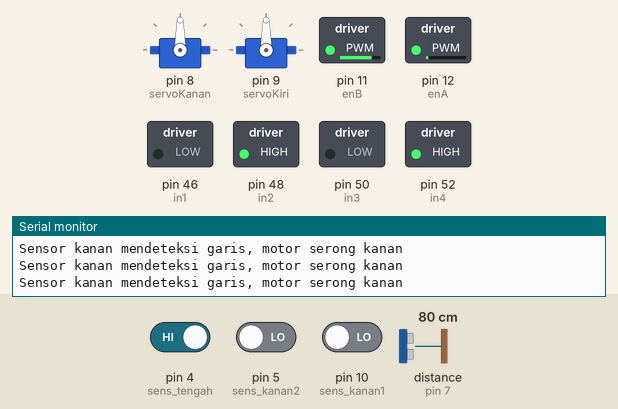
A sketch run on a simulated Arduino Mega 2560, built with avr-gcc and run on an emulated ATmega2560. Parts: 2 × servo, switched loads named in the sketch (green lamp = pin HIGH), the last lines printed to the serial monitor. Wiring (inferred from the names in the program): ultrasonic range finder: trigger pin 6; echo pin 7. The inputs (shaded band) are chosen by the test bench; at power-on: distance to the obstacle (sensor on pin 7) 80 cm, pin 4 (sens_tengah) HIGH, pin 10 (sens_kanan1) LOW, pin 5 (sens_kanan2) LOW. The echo pulse lasts 58.3 µs per cm; pins used as bus, display or sensor lines are not drawn.

Above: at 1.2 s.
1.3 s: distance to the obstacle (sensor on pin 7) set to 17 cm
2.8 s: distance to the obstacle (sensor on pin 7) set to 13 cm
At 4.7 s:
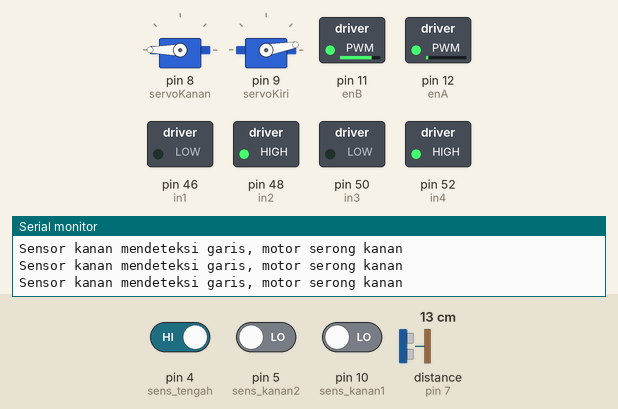
5.8 s: pin 4 (sens_tengah) driven LOW
At 6.3 s:
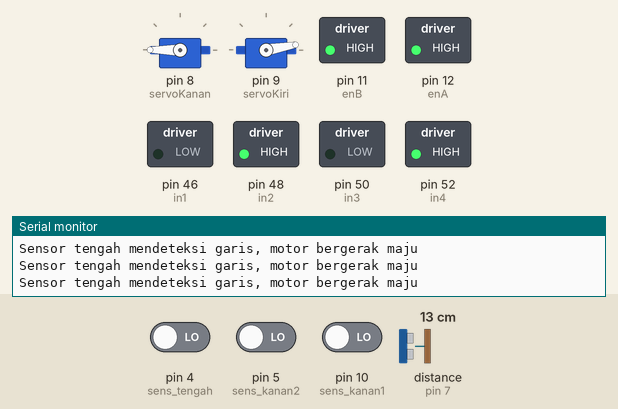
7.3 s: pin 4 (sens_tengah) driven HIGH
At 8.4 s:
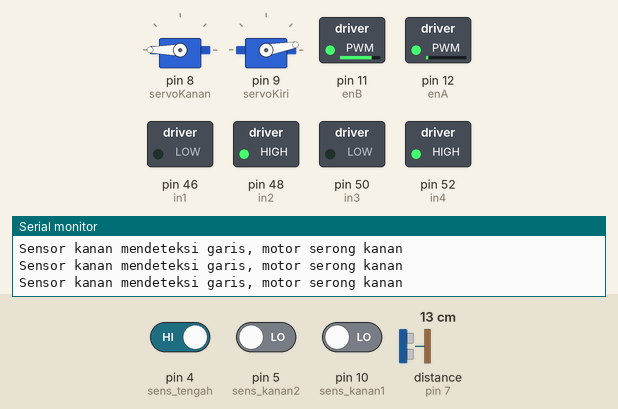
8.8 s: pin 10 (sens_kanan1) driven HIGH
At 9.2 s:
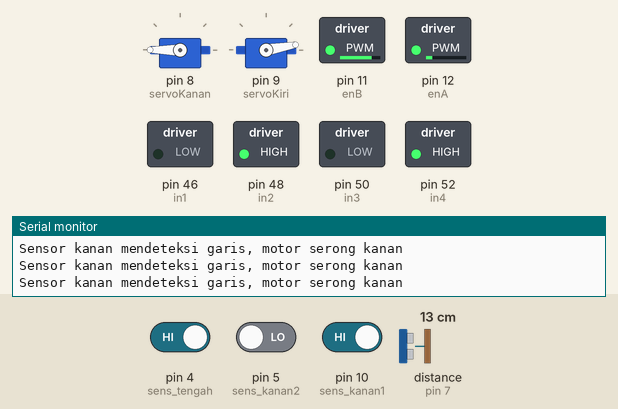
Timing chart, 0 to 11.8 s (numbered marks = the images above; inputs shaded):
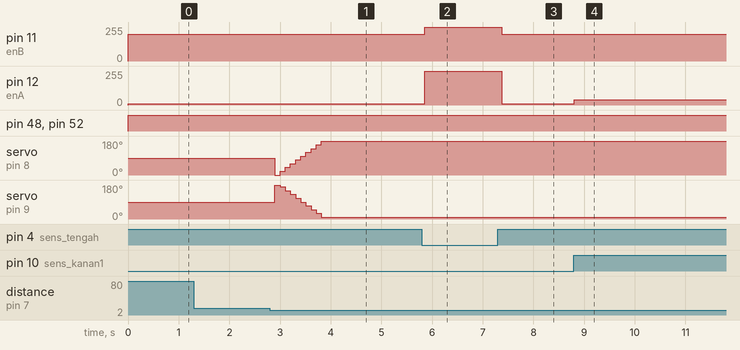

Measured:
- the behaviour switches between 16 and 15 cm on distance to the obstacle (sensor on pin 7) (found by bisection; images 0 and 1)
- after the input at 2.8 s, servo on pin 8 (servoKanan): 90° → 0° after 0.10 s, → 20° 0.10 s later, → 40° 0.10 s later, → 60° 0.10 s later, … (10 changes in this stretch); servo on pin 9 (servoKiri): 90° → 180° after 0.10 s, → 170° 0.10 s later, → 150° 0.10 s later, → 130° 0.10 s later, … (10 changes in this stretch)
- after the input at 5.8 s, pin 11 (enB): 200/255 → 255/255 after 0.05 s; pin 12 (enA): 10/255 → 255/255 after 0.05 s
- after the input at 7.3 s, pin 11 (enB): 255/255 → 200/255 after 0.08 s; pin 12 (enA): 255/255 → 10/255 after 0.08 s
- after the input at 8.8 s, pin 12 (enA): 10/255 → 40/255 at once

The sketch:

robot_coba_servo.ino
```cpp
// PROGRAM FIX
#include <Servo.h>
#include <string.h>

Servo servoKanan;
Servo servoKiri;
// Pin motor pada Arduino
int trigPin = 6;
int echoPin = 7;

int in1 = 46;   // Pin kontrol IN1 motor 1
int in2 = 48;   // Pin kontrol IN2 motor 1
int enA = 12;   // Pin Enable A (PWM) untuk motor 1

int in3 = 50;   // Pin kontrol IN3 motor 2
int in4 = 52;   // Pin kontrol IN4 motor 2
int enB = 11;   // Pin Enable B (PWM) untuk motor 2

// Pin sensor garis
int sens_tengah = 4;  // Sensor tengah
int sens_kanan1 = 10; // Sensor kanan ujung
int sens_kanan2 = 5;  // Sensor kanan sebelum tengah
int sens_kiri2 = 3;   // Sensor kiri setelah tengah
int sens_kiri1 = 2;   // Sensor kiri ujung

long durasi;
float jarak;

unsigned long previousMillis = 0;
const long interval = 20;
int servoSpeed = 1;
int servoClosePos = 10;
int servoOpenPos = 180;

int servo1pos = 0;
int servo2pos = 180;

bool nangkap = false;
bool servoClosing = false;
String lastAction = "stop";

void setup() {
  // Set pin motor sebagai output
  servoKanan.attach(8);
  servoKiri.attach(9);


  pinMode(trigPin, OUTPUT);
  pinMode(echoPin, INPUT);

  pinMode(in1, OUTPUT);
  pinMode(in2, OUTPUT);
  pinMode(enA, OUTPUT);

  pinMode(in3, OUTPUT);
  pinMode(in4, OUTPUT);
  pinMode(enB, OUTPUT);

  // Set pin sensor garis sebagai input
  pinMode(sens_tengah, INPUT);
  pinMode(sens_kanan1, INPUT);
  pinMode(sens_kanan2, INPUT);
  pinMode(sens_kiri2, INPUT);
  pinMode(sens_kiri1, INPUT);

  // Awal motor dalam kondisi mati
  digitalWrite(in1, LOW);
  digitalWrite(in2, LOW);
  digitalWrite(in3, LOW);
  digitalWrite(in4, LOW);

  Serial.begin(9600);  // Memulai komunikasi serial
}

void loop() {
  bacaSensor();
  cekUltrasonik();
  if (nangkap){
    TutupServoPerlahanNonBlocking();
  }
}

void cekUltrasonik() {
  // Mengirim sinyal trigger
  digitalWrite(trigPin, LOW);
  delayMicroseconds(2);
  digitalWrite(trigPin, HIGH);
  delayMicroseconds(10);
  digitalWrite(trigPin, LOW);

  // Mengukur waktu pantulan echo
  durasi = pulseIn(echoPin, HIGH);

  // Menghitung jarak (cm)
  jarak = durasi * 0.034 / 2;

  // Jika jarak objek kurang dari 15 cm, aktifkan servo
  if (jarak < 15 && !nangkap) {
    // bacaSensor();
    // TutupServoPerlahan();  // Menutup servo secara perlahan
    nangkap = true;   // Menandakan servo sedang mencekram
  }
}

void TutupServoPerlahanNonBlocking() {
  unsigned long currentMillis = millis();
  if (currentMillis - previousMillis >= servoSpeed) {
    previousMillis = currentMillis;

    if (servo1pos <= servoOpenPos) {
      servoKanan.write(servo1pos);
      // servo2pos = 180 - servo1pos;
      servo2pos = constrain(190 - servo1pos, 0 , 180);
      servoKiri.write(servo2pos);
      servo1pos += 20;
    } else {
      nangkap = false;  // Menandakan servo telah selesai menutup
    }
  }
}

void TutupServoPerlahan(){
  // bacaSensor();
  for(servo1pos=10;servo1pos<=200;servo1pos++){
    servoKanan.write(servo1pos);
    servo2pos = 190 - servo1pos;
    servoKiri.write(servo2pos);
    delay(10);
  }
}

void bukaServoPerlahan() {
  for(servo1pos=190;servo1pos>=10;servo1pos--){
    servoKanan.write(servo1pos);
    servo2pos = servo2pos + 1;
    servoKiri.write(servo2pos);
    delay(20);
  }
}

// Fungsi membaca sensor garis
void bacaSensor() {
  // cekUltrasonik();
  // Cek sensor tengah untuk bergerak lurus
  // sens_kanan2 = kanan after tengah
  // sens_kiri2 = kiri after tengah
  // if (digitalRead(sens_tengah) == 1 && digitalRead(sens_kanan2) == 1 && digitalRead(sens_kiri2) == 1){
  //   // checkpoint++;
  //   delay(1000);
  //   nangkap = false;
  //   bukaServoPerlahan();
  //   // moveBackward();
  //   putarBalik();
  //   checkpoint = 0;
  // }
  if (digitalRead(sens_tengah) == 0) {
    gerakMaju();
    Serial.println("Sensor tengah mendeteksi garis, motor bergerak maju");
    lastAction = "maju";
  }
  ///////BELOK KANANN////////
  // Cek sensor kanan untuk belok kanan
  else if (digitalRead(sens_kanan1) == 0) {
    belokKanan();
    Serial.println("Sensor kanan mendeteksi garis, motor serong kanan");
    lastAction = "belokKanan";
  }
  else if (digitalRead(sens_kanan1) == 0 && digitalRead(sens_kanan2) == 0) {
    belokKanan();
    Serial.println("Sensor kanan mendeteksi garis, motor serong kanan");
    lastAction = "belokKanan";
  }
  else if (digitalRead(sens_kanan2) == 0) {
    serongKanan();
    Serial.println("Sensor kanan mendeteksi garis, motor serong kanan");
    lastAction = "serongKanan";
  }
  else if (digitalRead(sens_tengah) == 0 && digitalRead(sens_kanan2) == 0) {
    serongKanan();
    Serial.println("Sensor kanan mendeteksi garis, motor serong kanan");
    lastAction = "serongKanan";
  }
  //////BELOK KIRIII///////
  // Cek sensor kiri untuk belok kiri
  else if (digitalRead(sens_kiri1) == 0) {
    belokKiri();
    Serial.println("Sensor kanan mendeteksi garis, motor belok kanan");
    lastAction = "belokKiri";
  }
  else if (digitalRead(sens_kiri1) == 0 && digitalRead(sens_kiri2) == 0) {
    belokKiri();
    Serial.println("Sensor kiri mendeteksi garis, motor belok kiri");
    lastAction = "belokKiri";
  }
  else if (digitalRead(sens_kiri2) == 0) {
    serongKiri();
    Serial.println("Sensor kanan mendeteksi garis, motor serong kanan");
    lastAction = "serongKiri";
  }
  else if (digitalRead(sens_tengah) == 0 && digitalRead(sens_kiri2) == 0) {
    serongKiri();
    Serial.println("Sensor kiri mendeteksi garis, motor belok kiri");
    lastAction = "serongKiri";
  }
  // Jika tidak ada garis, berhenti
  else if (digitalRead(sens_tengah) == 1 && digitalRead(sens_kiri1) == 1 && digitalRead(sens_kiri2) == 1 && digitalRead(sens_kanan1) == 1 && digitalRead(sens_kanan2) == 1){
    Serial.println("Tidak ada garis, motor berhenti");
    if (lastAction == "maju"){
      gerakMaju();
    } else if (lastAction == "belokKanan") {
      belokKanan();
    } else if (lastAction == "serongKanan") {
      serongKanan();
    } else if (lastAction == "belokKiri") {
      belokKiri();
    } else if (lastAction == "serongKiri") {
      serongKiri();
    }
  }
  else{
    stopMotors();
    Serial.println("Tidak ada garis, motor berhenti");
    lastAction = "stop";  // Update kondisi terakhir
  }
  delay(100);  // Delay untuk mencegah pembacaan terlalu cepat
}

// Fungsi untuk memutar motor maju (lurus)
void gerakMaju() {
  // Motor 1 dan motor 2 maju
  digitalWrite(in1, LOW);
  digitalWrite(in2, HIGH);
  analogWrite(enA, 255);  // Kecepatan maksimal motor 1

  digitalWrite(in3, LOW);
  digitalWrite(in4, HIGH);
  analogWrite(enB, 255);  // Kecepatan maksimal motor 2
}

// Fungsi untuk belok kanan
void belokKanan() {
  // Motor kiri bergerak maju, motor kanan berhenti
  digitalWrite(in1, LOW);
  digitalWrite(in2, HIGH);
  analogWrite(enA, 10);  // Kecepatan maksimal motor kiri

  digitalWrite(in3, LOW);  // Motor kanan berhenti
  digitalWrite(in4, HIGH);
  analogWrite(enB, 200);  // Kecepatan maksimal motor 2
}

// Fungsi untuk belok kanan
void serongKanan() {
  // Motor kiri bergerak maju, motor kanan berhenti
  digitalWrite(in1, LOW);
  digitalWrite(in2, HIGH);
  analogWrite(enA, 40);  // Kecepatan maksimal motor kiri

  digitalWrite(in3, LOW);  // Motor kanan berhenti
  digitalWrite(in4, HIGH);
  analogWrite(enB, 200);  // Kecepatan maksimal motor 2
}

// Fungsi untuk belok kiri
void belokKiri() {
  // Motor kanan bergerak maju, motor kiri berhenti
  digitalWrite(in1, LOW);  // Motor kiri berhenti
  digitalWrite(in2, HIGH);
  analogWrite(enA, 200);  // Kecepatan maksimal motor 2

  digitalWrite(in3, LOW);
  digitalWrite(in4, HIGH);
  analogWrite(enB, 10);  // Kecepatan maksimal motor kanan
}

// Fungsi untuk belok kiri
void serongKiri() {
  // Motor kanan bergerak maju, motor kiri berhenti
  digitalWrite(in1, LOW);  // Motor kiri berhenti
  digitalWrite(in2, HIGH);
  analogWrite(enA, 200);  // Kecepatan maksimal motor 2

  digitalWrite(in3, LOW);
  digitalWrite(in4, HIGH);
  analogWrite(enB, 40);  // Kecepatan maksimal motor kanan
}

// Fungsi untuk menghentikan kedua motor
void stopMotors() {
  digitalWrite(in1, LOW);
  digitalWrite(in2, LOW);
  digitalWrite(in3, LOW);
  digitalWrite(in4, LOW);
  analogWrite(enA, 0);
  analogWrite(enB, 0);
}

void putarBalik() {
  digitalWrite(in1, HIGH);
  digitalWrite(in2, LOW);
  analogWrite(enA, 255);
  digitalWrite(in3, LOW);
  digitalWrite(in4, HIGH);
  analogWrite(enB, 255);
  delay(2000);
  stopMotors();
}

void moveBackward() {
  digitalWrite(in1, HIGH);
  digitalWrite(in2, LOW);
  analogWrite(enA, 255);

  digitalWrite(in3, HIGH);
  digitalWrite(in4, LOW);
  analogWrite(enB, 255);
  delay(2000);
  stopMotors();
}
```
